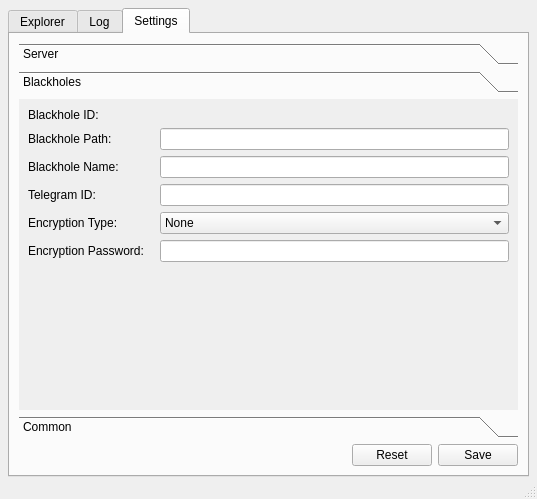
<?xml version="1.0" encoding="UTF-8"?>
<ui version="4.0">
 <class>MainWindow</class>
 <widget class="QMainWindow" name="MainWindow">
  <property name="geometry">
   <rect>
    <x>0</x>
    <y>0</y>
    <width>537</width>
    <height>499</height>
   </rect>
  </property>
  <property name="windowTitle">
   <string>WU-BlackHole Client</string>
  </property>
  <widget class="QWidget" name="centralwidget">
   <layout class="QGridLayout" name="gridLayout">
    <property name="leftMargin">
     <number>8</number>
    </property>
    <property name="topMargin">
     <number>8</number>
    </property>
    <property name="rightMargin">
     <number>8</number>
    </property>
    <property name="bottomMargin">
     <number>0</number>
    </property>
    <property name="spacing">
     <number>0</number>
    </property>
    <item row="0" column="0">
     <widget class="QTabWidget" name="tabWidget">
      <property name="enabled">
       <bool>true</bool>
      </property>
      <property name="currentIndex">
       <number>2</number>
      </property>
      <widget class="QWidget" name="tab_explorer">
       <attribute name="title">
        <string>Explorer</string>
       </attribute>
       <layout class="QGridLayout" name="gridLayout_3" rowstretch="0,0,0,0,0">
        <property name="bottomMargin">
         <number>1</number>
        </property>
        <property name="verticalSpacing">
         <number>2</number>
        </property>
        <item row="0" column="0">
         <widget class="QFrame" name="address_bar_f">
          <property name="sizePolicy">
           <sizepolicy hsizetype="Preferred" vsizetype="Preferred">
            <horstretch>0</horstretch>
            <verstretch>0</verstretch>
           </sizepolicy>
          </property>
          <property name="styleSheet">
           <string notr="true">QFrame {
  background-color: rgb(247, 247, 247);
  border: 1px solid rgb(243, 243, 243);
border-radius: 4px;
}
QPushButton {
  background-color: rgb(238, 238, 236);
  border-width: 0 1px 0 0;
  border-style: solid;
  border-color: rgb(186, 189, 182);
  padding: 0 4px;
}
</string>
          </property>
          <property name="frameShape">
           <enum>QFrame::NoFrame</enum>
          </property>
          <layout class="QHBoxLayout" name="horizontalLayout_2">
           <property name="spacing">
            <number>0</number>
           </property>
           <property name="leftMargin">
            <number>0</number>
           </property>
           <property name="topMargin">
            <number>0</number>
           </property>
           <property name="rightMargin">
            <number>0</number>
           </property>
           <property name="bottomMargin">
            <number>0</number>
           </property>
           <item>
            <layout class="QHBoxLayout" name="address_bar_hl">
             <property name="spacing">
              <number>0</number>
             </property>
             <item>
              <spacer name="horizontalSpacer_2">
               <property name="orientation">
                <enum>Qt::Horizontal</enum>
               </property>
               <property name="sizeType">
                <enum>QSizePolicy::Expanding</enum>
               </property>
               <property name="sizeHint" stdset="0">
                <size>
                 <width>40</width>
                 <height>20</height>
                </size>
               </property>
              </spacer>
             </item>
            </layout>
           </item>
          </layout>
         </widget>
        </item>
        <item row="4" column="0">
         <layout class="QHBoxLayout" name="horizontalLayout_3" stretch="0,0,0,0">
          <property name="topMargin">
           <number>2</number>
          </property>
          <property name="bottomMargin">
           <number>2</number>
          </property>
          <item>
           <widget class="QLineEdit" name="filter_le">
            <property name="placeholderText">
             <string>Filter items using regex ...</string>
            </property>
           </widget>
          </item>
          <item>
           <layout class="QVBoxLayout" name="verticalLayout">
            <property name="spacing">
             <number>1</number>
            </property>
            <property name="rightMargin">
             <number>4</number>
            </property>
            <item>
             <widget class="QProgressBar" name="dl_progress">
              <property name="sizePolicy">
               <sizepolicy hsizetype="Expanding" vsizetype="Minimum">
                <horstretch>0</horstretch>
                <verstretch>0</verstretch>
               </sizepolicy>
              </property>
              <property name="minimumSize">
               <size>
                <width>0</width>
                <height>16</height>
               </size>
              </property>
              <property name="value">
               <number>0</number>
              </property>
              <property name="textVisible">
               <bool>true</bool>
              </property>
             </widget>
            </item>
            <item>
             <widget class="QProgressBar" name="dl_progress_folder">
              <property name="sizePolicy">
               <sizepolicy hsizetype="Expanding" vsizetype="Minimum">
                <horstretch>0</horstretch>
                <verstretch>0</verstretch>
               </sizepolicy>
              </property>
              <property name="minimumSize">
               <size>
                <width>0</width>
                <height>16</height>
               </size>
              </property>
              <property name="value">
               <number>0</number>
              </property>
              <property name="textVisible">
               <bool>true</bool>
              </property>
             </widget>
            </item>
           </layout>
          </item>
          <item>
           <widget class="QPushButton" name="upload_pb">
            <property name="enabled">
             <bool>false</bool>
            </property>
            <property name="text">
             <string>&amp;Upload</string>
            </property>
           </widget>
          </item>
          <item>
           <widget class="QPushButton" name="download_pb">
            <property name="enabled">
             <bool>false</bool>
            </property>
            <property name="text">
             <string>&amp;Download</string>
            </property>
           </widget>
          </item>
         </layout>
        </item>
        <item row="3" column="0">
         <widget class="QTableView" name="explorer_table">
          <property name="alternatingRowColors">
           <bool>true</bool>
          </property>
          <property name="selectionMode">
           <enum>QAbstractItemView::SingleSelection</enum>
          </property>
          <property name="selectionBehavior">
           <enum>QAbstractItemView::SelectRows</enum>
          </property>
          <attribute name="horizontalHeaderStretchLastSection">
           <bool>true</bool>
          </attribute>
          <attribute name="verticalHeaderVisible">
           <bool>false</bool>
          </attribute>
         </widget>
        </item>
       </layout>
      </widget>
      <widget class="QWidget" name="tab">
       <attribute name="title">
        <string>Log</string>
       </attribute>
       <layout class="QGridLayout" name="gridLayout_5">
        <item row="0" column="0">
         <widget class="QTableWidget" name="tableWidget"/>
        </item>
       </layout>
      </widget>
      <widget class="QWidget" name="tab_settings">
       <attribute name="title">
        <string>Settings</string>
       </attribute>
       <layout class="QVBoxLayout" name="verticalLayout_2" stretch="0,0">
        <item>
         <widget class="QToolBox" name="settings_tb">
          <property name="currentIndex">
           <number>1</number>
          </property>
          <widget class="QWidget" name="settings_server_tab">
           <property name="geometry">
            <rect>
             <x>0</x>
             <y>0</y>
             <width>497</width>
             <height>294</height>
            </rect>
           </property>
           <attribute name="label">
            <string>Server</string>
           </attribute>
           <layout class="QFormLayout" name="formLayout_5">
            <item row="0" column="0">
             <widget class="QLabel" name="label_15">
              <property name="text">
               <string>Backup Password:</string>
              </property>
             </widget>
            </item>
            <item row="0" column="1">
             <widget class="QLineEdit" name="backup_pass_le">
              <property name="echoMode">
               <enum>QLineEdit::PasswordEchoOnEdit</enum>
              </property>
             </widget>
            </item>
            <item row="1" column="0">
             <widget class="QLabel" name="label_8">
              <property name="text">
               <string>Queue Directory Name:</string>
              </property>
             </widget>
            </item>
            <item row="1" column="1">
             <widget class="QLineEdit" name="bh_queue_dirname_le"/>
            </item>
            <item row="2" column="0">
             <widget class="QLabel" name="label_10">
              <property name="text">
               <string>Chunk Size:</string>
              </property>
             </widget>
            </item>
            <item row="2" column="1">
             <widget class="QSpinBox" name="chunk_size_sb">
              <property name="suffix">
               <string> MiB</string>
              </property>
              <property name="minimum">
               <number>1</number>
              </property>
              <property name="maximum">
               <number>20</number>
              </property>
              <property name="value">
               <number>18</number>
              </property>
             </widget>
            </item>
            <item row="3" column="0">
             <widget class="QLabel" name="label_11">
              <property name="text">
               <string>Path Check Interval:</string>
              </property>
             </widget>
            </item>
            <item row="3" column="1">
             <widget class="QSpinBox" name="path_check_interval_sb">
              <property name="suffix">
               <string> Seconds</string>
              </property>
              <property name="minimum">
               <number>1</number>
              </property>
              <property name="maximum">
               <number>60</number>
              </property>
              <property name="value">
               <number>6</number>
              </property>
             </widget>
            </item>
            <item row="4" column="0">
             <widget class="QLabel" name="label_14">
              <property name="text">
               <string>Upload Dealy:</string>
              </property>
             </widget>
            </item>
            <item row="4" column="1">
             <widget class="QSpinBox" name="upload_delay_sb">
              <property name="suffix">
               <string> Seconds</string>
              </property>
              <property name="minimum">
               <number>1</number>
              </property>
              <property name="maximum">
               <number>20</number>
              </property>
              <property name="value">
               <number>8</number>
              </property>
             </widget>
            </item>
           </layout>
          </widget>
          <widget class="QWidget" name="settings_blackholes_tab">
           <property name="geometry">
            <rect>
             <x>0</x>
             <y>0</y>
             <width>497</width>
             <height>294</height>
            </rect>
           </property>
           <attribute name="label">
            <string>Blackholes</string>
           </attribute>
           <layout class="QFormLayout" name="formLayout_6">
            <item row="1" column="0">
             <widget class="QLabel" name="label_12">
              <property name="text">
               <string>Blackhole Path:</string>
              </property>
             </widget>
            </item>
            <item row="1" column="1">
             <widget class="QLineEdit" name="bh_path_le"/>
            </item>
            <item row="2" column="0">
             <widget class="QLabel" name="label_13">
              <property name="text">
               <string>Blackhole Name:</string>
              </property>
             </widget>
            </item>
            <item row="2" column="1">
             <widget class="QLineEdit" name="bh_name_le"/>
            </item>
            <item row="3" column="0">
             <widget class="QLabel" name="label_16">
              <property name="text">
               <string>Telegram ID:</string>
              </property>
             </widget>
            </item>
            <item row="3" column="1">
             <widget class="QLineEdit" name="bh_tg_id_le"/>
            </item>
            <item row="4" column="0">
             <widget class="QLabel" name="label_20">
              <property name="text">
               <string>Encryption Type:</string>
              </property>
             </widget>
            </item>
            <item row="4" column="1">
             <widget class="QComboBox" name="encrypt_type_cb">
              <item>
               <property name="text">
                <string>None</string>
               </property>
              </item>
              <item>
               <property name="text">
                <string>ChaCha20Poly1305</string>
               </property>
              </item>
             </widget>
            </item>
            <item row="5" column="0">
             <widget class="QLabel" name="label_21">
              <property name="text">
               <string>Encryption Password:   </string>
              </property>
             </widget>
            </item>
            <item row="5" column="1">
             <widget class="QLineEdit" name="encrypt_pass_le">
              <property name="echoMode">
               <enum>QLineEdit::PasswordEchoOnEdit</enum>
              </property>
             </widget>
            </item>
            <item row="0" column="0">
             <widget class="QLabel" name="label_17">
              <property name="text">
               <string>Blackhole ID:</string>
              </property>
             </widget>
            </item>
            <item row="0" column="1">
             <widget class="QLabel" name="bh_id_l">
              <property name="text">
               <string/>
              </property>
             </widget>
            </item>
           </layout>
          </widget>
          <widget class="QWidget" name="settings_common_tab">
           <attribute name="label">
            <string>Common</string>
           </attribute>
           <layout class="QFormLayout" name="formLayout_2">
            <item row="0" column="0">
             <widget class="QLabel" name="label">
              <property name="text">
               <string>Telegram API Key:</string>
              </property>
             </widget>
            </item>
            <item row="0" column="1">
             <widget class="QLineEdit" name="api_le">
              <property name="echoMode">
               <enum>QLineEdit::PasswordEchoOnEdit</enum>
              </property>
             </widget>
            </item>
            <item row="1" column="0">
             <widget class="QLabel" name="label_2">
              <property name="text">
               <string>Database Code:</string>
              </property>
             </widget>
            </item>
            <item row="1" column="1">
             <widget class="QTextEdit" name="db_code_te">
              <property name="placeholderText">
               <string>Enter database code if you want to restore or leave it empy</string>
              </property>
             </widget>
            </item>
            <item row="2" column="0">
             <widget class="QLabel" name="label_5">
              <property name="text">
               <string>Database Path:</string>
              </property>
             </widget>
            </item>
            <item row="2" column="1">
             <layout class="QGridLayout" name="gridLayout_4">
              <item row="0" column="1">
               <widget class="QToolButton" name="toolButton">
                <property name="text">
                 <string>R</string>
                </property>
               </widget>
              </item>
              <item row="0" column="0">
               <widget class="QLineEdit" name="db_path_le"/>
              </item>
             </layout>
            </item>
            <item row="3" column="0">
             <widget class="QLabel" name="label_9">
              <property name="text">
               <string>Temp Path:</string>
              </property>
             </widget>
            </item>
            <item row="3" column="1">
             <widget class="QLineEdit" name="temp_path_le"/>
            </item>
            <item row="4" column="0">
             <widget class="QLabel" name="label_7">
              <property name="text">
               <string>Max Download Retries:</string>
              </property>
             </widget>
            </item>
            <item row="4" column="1">
             <widget class="QSpinBox" name="max_dl_retry_sb">
              <property name="suffix">
               <string> times</string>
              </property>
              <property name="maximum">
               <number>9999</number>
              </property>
              <property name="value">
               <number>3</number>
              </property>
             </widget>
            </item>
            <item row="5" column="0">
             <widget class="QLabel" name="label_6">
              <property name="text">
               <string>Max DB Backup:</string>
              </property>
             </widget>
            </item>
            <item row="5" column="1">
             <widget class="QSpinBox" name="keep_db_sp">
              <property name="suffix">
               <string>x backups</string>
              </property>
             </widget>
            </item>
            <item row="6" column="0">
             <widget class="QLabel" name="label_3">
              <property name="text">
               <string>Core Log Level:</string>
              </property>
             </widget>
            </item>
            <item row="6" column="1">
             <widget class="QComboBox" name="client_log_level_cb">
              <item>
               <property name="text">
                <string>Debug</string>
               </property>
              </item>
              <item>
               <property name="text">
                <string>Info</string>
               </property>
              </item>
              <item>
               <property name="text">
                <string>Warning</string>
               </property>
              </item>
              <item>
               <property name="text">
                <string>Error</string>
               </property>
              </item>
             </widget>
            </item>
            <item row="7" column="0">
             <widget class="QLabel" name="label_4">
              <property name="text">
               <string>Bot Log Level:</string>
              </property>
             </widget>
            </item>
            <item row="7" column="1">
             <widget class="QComboBox" name="bot_log_level_cb">
              <item>
               <property name="text">
                <string>Debug</string>
               </property>
              </item>
              <item>
               <property name="text">
                <string>Info</string>
               </property>
              </item>
              <item>
               <property name="text">
                <string>Warning</string>
               </property>
              </item>
              <item>
               <property name="text">
                <string>Error</string>
               </property>
              </item>
             </widget>
            </item>
           </layout>
          </widget>
         </widget>
        </item>
        <item>
         <layout class="QHBoxLayout" name="horizontalLayout" stretch="1,0,0">
          <property name="spacing">
           <number>6</number>
          </property>
          <item>
           <spacer name="horizontalSpacer">
            <property name="orientation">
             <enum>Qt::Horizontal</enum>
            </property>
            <property name="sizeHint" stdset="0">
             <size>
              <width>40</width>
              <height>20</height>
             </size>
            </property>
           </spacer>
          </item>
          <item>
           <widget class="QPushButton" name="reset_config_b">
            <property name="text">
             <string>Reset</string>
            </property>
           </widget>
          </item>
          <item>
           <widget class="QPushButton" name="save_config_b">
            <property name="text">
             <string>Save</string>
            </property>
           </widget>
          </item>
         </layout>
        </item>
       </layout>
      </widget>
     </widget>
    </item>
   </layout>
  </widget>
  <widget class="QMenuBar" name="menubar">
   <property name="geometry">
    <rect>
     <x>0</x>
     <y>0</y>
     <width>537</width>
     <height>21</height>
    </rect>
   </property>
  </widget>
  <widget class="QStatusBar" name="statusbar"/>
 </widget>
 <resources/>
 <connections/>
</ui>
